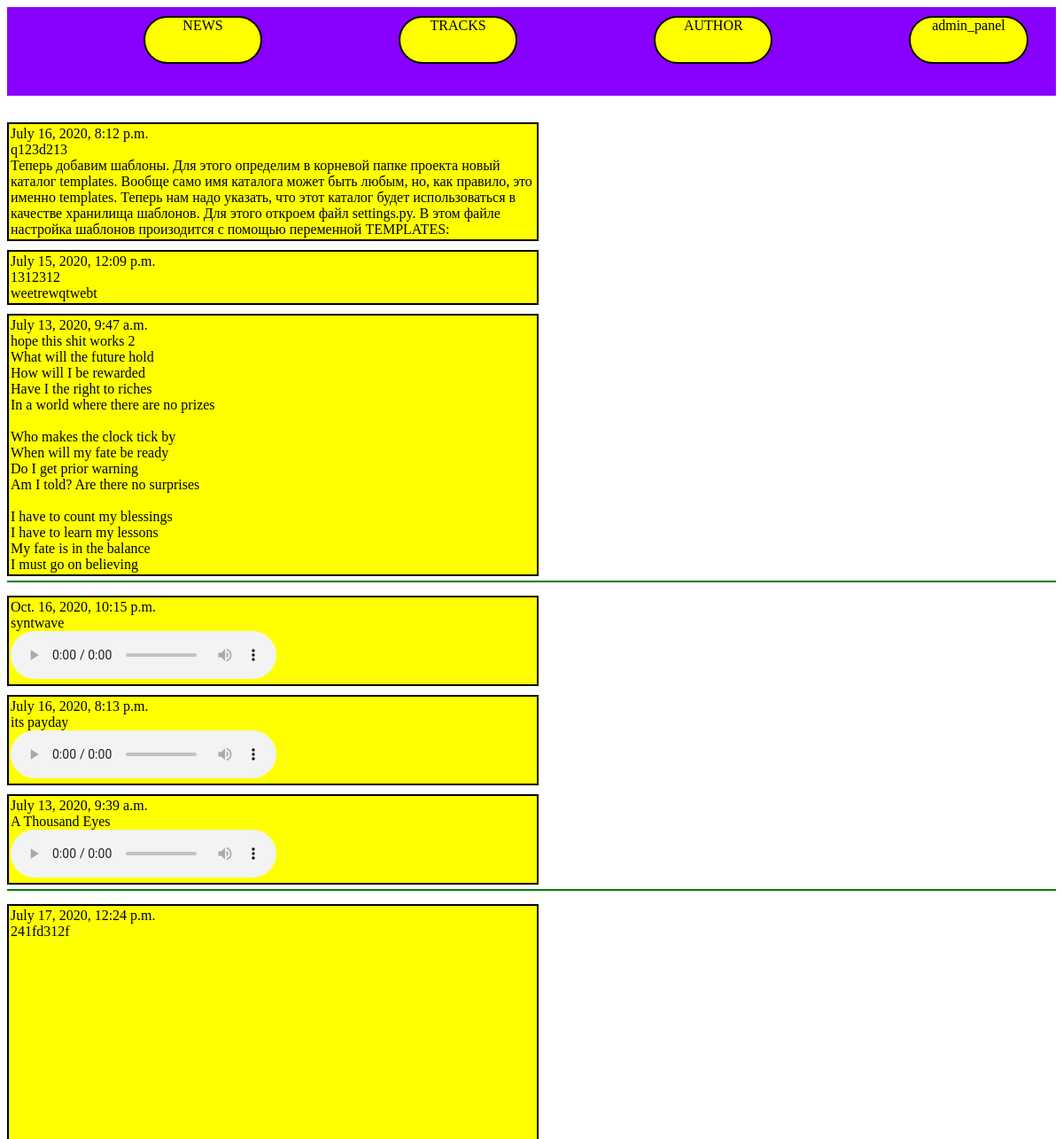
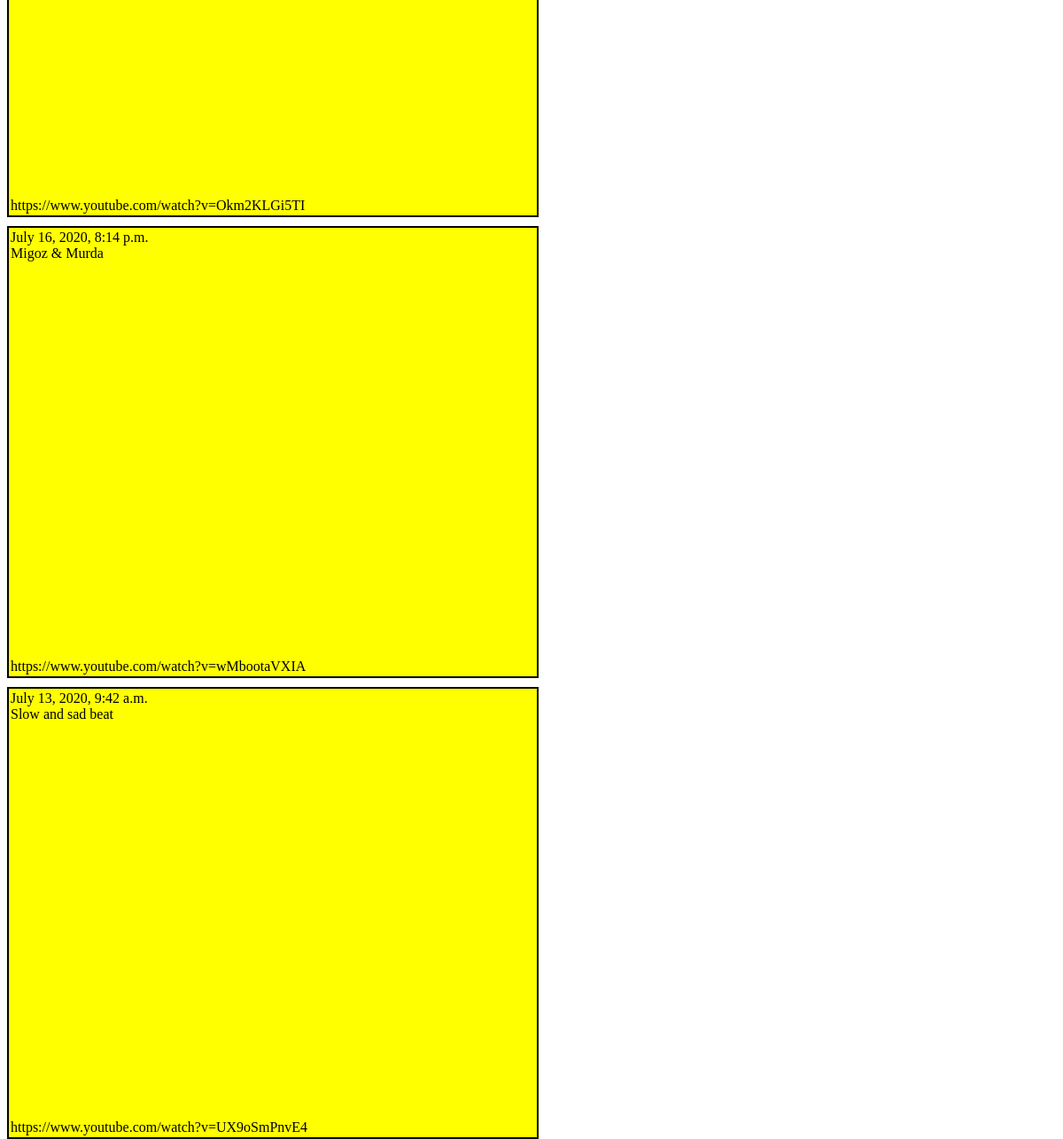
Screenshot of /news_list/ with the database file from the repository (2 pictures, top to bottom).
### news/models.py (models this page shows, shortened)
class New_Text(models.Model):
	title = models.CharField('TITLE', max_length = 50)
	content = models.TextField('TEXT', max_length = 1000)
	date = models.DateTimeField('DATE')
	class Meta:
		verbose_name = 'Announcements'
		verbose_name_plural = 'Announcements'

class New_Track(models.Model):
	title = models.CharField('TITLE', max_length = 50)
	date = models.DateTimeField('DATE')
	content = models.FileField(upload_to = 'tracks')
	likes = models.IntegerField('LIKES')
	class  Meta:
		verbose_name = 'Tracks'
		verbose_name_plural = 'Tracks'

class New_Video(models.Model):
	title = models.CharField('TITLE', max_length = 50)
	date = models.DateTimeField('DATE')
	content = models.CharField('LINK', max_length = 1000)
	class  Meta:
		verbose_name = 'Videos'
		verbose_name_plural = 'Videos'

### news/views.py (the view)
# urls.py: path('news_list/', views.news_list, name = 'news_list'),
def news_list(request):
	latest_news_list = New_Text.objects.order_by('-date')[:3]
	latest_tracks_list = New_Track.objects.order_by('-date')[:3]
	latest_videos_list = New_Video.objects.order_by('-date')[:3]
	return render(request, 'news/news_content.html', {
		'latest_news_list' : latest_news_list,
		'latest_tracks_list' : latest_tracks_list,
		'latest_videos_list' : latest_videos_list
		})

### beats_by_andre/templates/news/news_content.html (shortened to what this page needs)
{% extends "base.html" %}
{% load static %}
{% block content %}
	<div class="new_text">
	{% if latest_news_list %}
		{% for text in latest_news_list %}
		<div class="announcement">
			<div class="announcement_part" id="date">{{text.date}}</div>
			<div class="announcement_part" id="title">{{text.title}}</div>
			<div class="announcement_part" id="content_block">{{text.content | linebreaksbr }}</div>
		</div>
		{% endfor %}
	{% else %}
		NOTHING HERE
	{% endif %}
	</div>
	<div class="separator"></div>
	<div class="new_track">
	{% if latest_tracks_list %}
		{% for track in latest_tracks_list %}
		<div class="announcement">
			<div class="announcement_part" id="date">{{track.date}}</div>
			<div class="announcement_part" id="title">{{track.title}}</div>
			<div class="announcement_part" id="content_block">
			<audio controls="controls">
				<source src="{{MEDIA_URL}}{{track.content}}" type="audio/mpeg">
			</audio>
		</div>
		</div>
		{% endfor %}
	{% else %}
		NOTHING HERE
	{% endif %}
	</div>
	<div class="separator"></div>
	<div class="new_video">
	{% if latest_videos_list %}
		{% for video in latest_videos_list %}
		<div class="announcement">
			<div class="announcement_part" id="date">{{video.date}}</div>
			<div class="announcement_part" id="title">{{video.title}}</div>
			<div class="announcement_part" id="content_block">
		<iframe width="789" height="444" src="{{video.content}}" frameborder="0" allow="accelerometer; autoplay; clipboard-write; encrypted-media; gyroscope; picture-in-picture" allowfullscreen></iframe>
				{{video.content}}
			</div>
		</div>
		{% endfor %}
	{% else %}
		NOTHING HERE
	{% endif %}
	</div>
 {% endblock %}

### static/styles/content.css (style rules this page uses)
.announcement { background-color: yellow; width: 50%; margin-top: 10px; border: 2px solid black; padding: 2px 2px 2px 2px; float: left; }
#date { width: 50%; }
#title { width: 50%; }
#content_block { width: 100%; }
.separator { float: left; width: 100%; height: 2px; background-color: green; margin-top: 5px; margin-bottom: 5px; }

### rows the page displays
New_Text: date "July 16, 2020, 8:12 p.m.", title "q123d213", content "Теперь добавим шаблоны. Для этого определим в корневой папке проекта новый каталог templates. Вообще само имя каталога может быть любым, но, как правило, это именно templates. Теперь нам надо указать, что этот каталог будет использоваться в качестве хранилища шаблонов. Для этого откроем файл settings.py. В этом файле настройка шаблонов произодится с помощью переменной TEMPLATES:"
New_Text: date "July 15, 2020, 12:09 p.m.", title "1312312", content "weetrewqtwebt"
New_Text: date "July 13, 2020, 9:47 a.m.", title "hope this shit works 2", content "What will the future hold How will I be rewarded Have I the right to riches In a world where there are no prizes Who makes the clock tick by When will my fate be ready Do I get prior warning Am I told? Are there no surprises I have to count my blessings I have to learn my lessons My fate is in the balance I must go on believing"
New_Track: date "Oct. 16, 2020, 10:15 p.m.", title "syntwave"
New_Track: date "July 16, 2020, 8:13 p.m.", title "its payday"
New_Track: date "July 13, 2020, 9:39 a.m.", title "A Thousand Eyes"
New_Video: date "July 17, 2020, 12:24 p.m.", title "241fd312f", content "https://www.youtube.com/watch?v=Okm2KLGi5TI"
New_Video: date "July 16, 2020, 8:14 p.m.", title "Migoz & Murda", content "https://www.youtube.com/watch?v=wMbootaVXIA"
New_Video: date "July 13, 2020, 9:42 a.m.", title "Slow and sad beat", content "https://www.youtube.com/watch?v=UX9oSmPnvE4"
